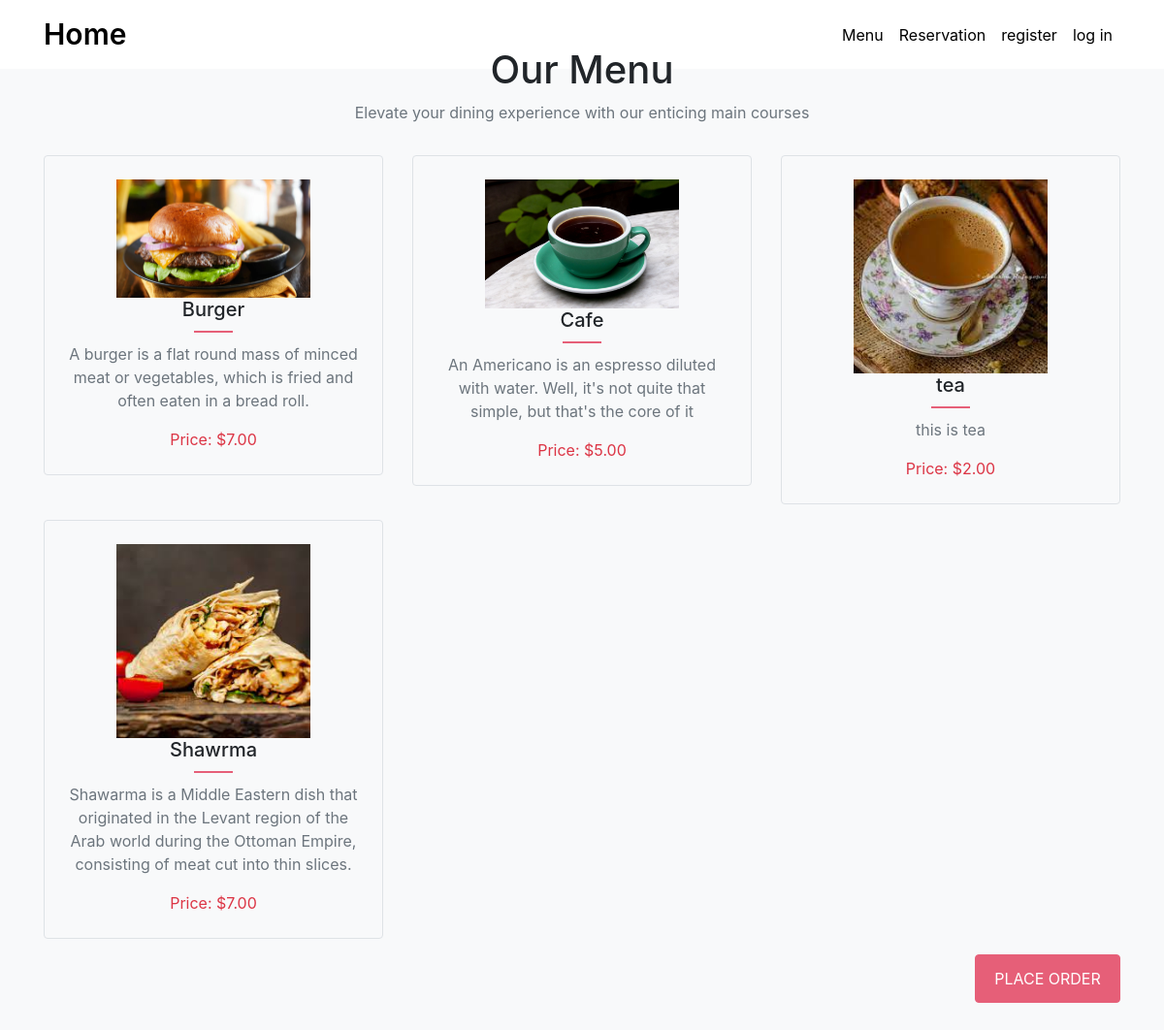
The app's page /menu/ with its own data.
### menu/models.py (models this page shows, shortened)
class MenuItem(models.Model):
    name = models.CharField(max_length=255)
    category = models.ForeignKey(Category, on_delete=models.CASCADE)
    description = models.TextField()
    price = models.DecimalField(max_digits=10, decimal_places=2, default=0.0)
    image = models.ImageField(upload_to='menu_images/', null=True, blank=True)

### menu/views.py (the view)
# urls.py: path('menu/', menu_view, name='menu'),
def menu_view(request):
    menu_items = MenuItem.objects.all()
    return render(request, 'menu/menu.html', {'menu_items': menu_items})

### menu/templates/menu/menu.html
{% extends 'menu/base.html' %}
{% load static %}
{% block content %}
<section class="Menu bg-light py-5" id="Menu">
    <div class="container">
        <div class="row mb-3">
            <div class="col-md-6 m-auto text-center">
                <h1>Our Menu</h1>
                <p class="text-muted">Elevate your dining experience with our enticing main courses</p>
            </div>
        </div>
        <div class="row">
            {% for item in menu_items %}
            <div class="col-lg-4 col-md-6 mb-3">
                <div class="Menu-box text-center border rounded rounded p-4">
                    {% if item.image %}
                    <img src="{{ item.image.url }}" width="200" alt="{{ item.name }}">
                    {% endif %}
                    <h5> {{ item.name }} </h5>
                    <div class="line1"></div>
                    <p class="text-muted">{{ item.description }}</p>
                    <div class="price"> Price: ${{ item.price }} </div>
                </div>
            </div>
            {% endfor %}
            <div class="col-lg-12 text-right">
                <button type="submit" value="Place order" class="rounded text-center"> <a
                        style="color: white; text-decoration: none;" href="{% url 'order_view' %}">Place
                        order</a></button>
            </div>
        </div>
    </div>
</section>
{% endblock content %}

### menu/templates/menu/base.html (shortened to what this page needs)
{% load static %}
<!DOCTYPE html>
<html>
<head>
    <link rel="stylesheet" href="{% static 'css/bootstrap.min.css' %}">
    <link rel="stylesheet" href="{% static 'css/style.css' %}">
    <link rel="stylesheet" href="{% static 'css/all.min.css' %}">
</head>
<body>
    <nav class="navbar navbar-expand-lg navbar-light position-fixed">
        <div class="container">
            <a class="navbar-brand" href="{% url 'home' %}">Home</a>
            <div class="collapse navbar-collapse" id="navbarSupportedContent">
                <ul class="navbar-nav ml-auto">
                    <li class="nav-item">
                        <a class="nav-link" href="{% url 'menu' %}">Menu</a>
                    </li>
                    <li class="nav-item">
                        <a class="nav-link" href="{% url 'reserve_table' %}">Reservation</a>
                    </li>
                    {% if user.is_authenticated %}
                    <li class="nav-item">
                        <a class="nav-link"> Hello, {{ user.username }}. </a>
                    </li>
                    <li class="nav-item">
                        <a class="nav-link" href="{% url 'logout' %}"> Logout </a>
                        {% else %}
                    <li class="nav-item">
                        <a class="nav-link" href="{% url 'register' %}"> register </a>
                    </li>
                    <li class="nav-item">
                        <a class="nav-link" href="{% url 'login' %}"> log in </a>
                    </li>
                    {% endif %}
                </ul>
            </div>
        </div>
    </nav>
    <div>{% block content %} {% endblock content %}</div>
</body>
</html>

### menu/static/css/style.css (style rules this page uses)
nav { width: 100%; background-color: #fff; }
.navbar-light .navbar-brand { color: #000; }
.navbar-light .navbar-nav .nav-link { color: #000; }
.navbar-brand { font-size: 30px; font-weight: 600; }
.Menu-box .line1 { width: 40px; height: 2px; background-color: #e65f78; margin: 10px auto; transition: width all 0.5s; }
.Menu button { background-color: #e65f78; border: 1px solid #e65f78; padding: 12px; width: 150px; color: #fff; text-transform: uppercase; }
.price { color: #dc3545; }

### records on screen
MenuItem: image (picture), name "Burger", description "A burger is a flat round mass of minced meat or vegetables, which is fried and often eaten in a bread roll.", price "7.00"
MenuItem: image (picture), name "Cafe", description "An Americano is an espresso diluted with water. Well, it's not quite that simple, but that's the core of it", price "5.00"
MenuItem: image (picture), name "tea", description "this is tea", price "2.00"
MenuItem: image (picture), name "Shawrma", description "Shawarma is a Middle Eastern dish that originated in the Levant region of the Arab world during the Ottoman Empire, consisting of meat cut into thin slices.", price "7.00"
